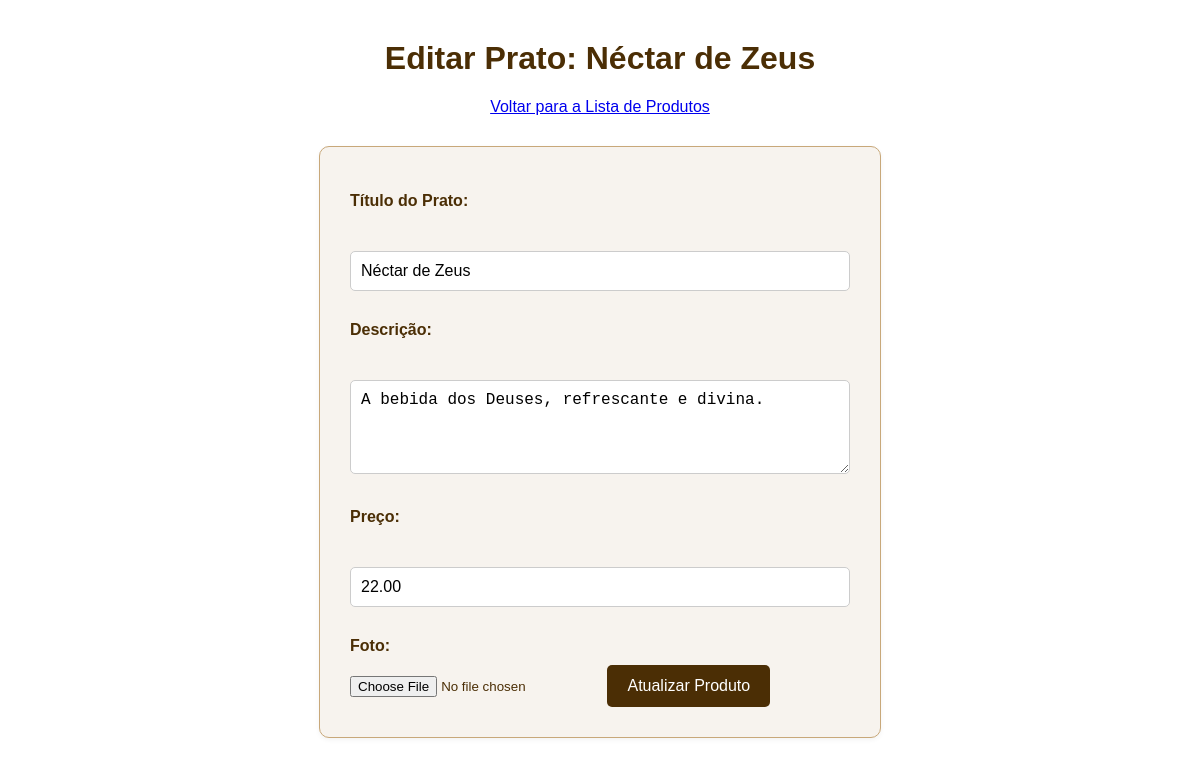
Page /editar_produto.php?id=2 (signed in) on the committed database.
### tables this page shows
CREATE TABLE IF NOT EXISTS produto (
    id INT AUTO_INCREMENT PRIMARY KEY,
    titulo VARCHAR(100) NOT NULL,
    descricao TEXT NOT NULL,
    preco DECIMAL(10, 2) NOT NULL, 
    foto VARCHAR(255)
);

### editar_produto.php (the view, shortened to what this page needs)
<?php
include("conexao.php");
$id_produto = filter_input(INPUT_GET, 'id', FILTER_VALIDATE_INT);
$sql_select = "SELECT titulo, descricao, preco, foto FROM produto WHERE id = ?";
$stmt_select = $pdo->prepare($sql_select);
$stmt_select->execute([$id_produto]);
$produto = $stmt_select->fetch(PDO::FETCH_ASSOC);
?>
<!DOCTYPE html>
<html lang="pt-br">
<head>
    <link rel="stylesheet" href="style.css">
</head>
<body>
    <h1>Editar Prato: <?= htmlspecialchars($produto['titulo']) ?></h1>
    <a href="admin_produtos.php">Voltar para a Lista de Produtos</a>
    <form method="POST">
        <label for="titulo">Título do Prato:</label><br><br>
        <input type="text" name="titulo" value="<?= htmlspecialchars($produto['titulo']) ?>" required><br>
        <label for="descricao">Descrição:</label><br><br>
        <textarea name="descricao" rows="4" required><?= htmlspecialchars($produto['descricao']) ?></textarea><br>
        <label for="preco">Preço:</label><br><br>
        <input type="text" name="preco" value="<?= number_format($produto['preco'], 2, '.', '') ?>" required><br>
        <label for="foto_path">Foto:</label>
        <input type="file" name="foto_path" placeholder="Ex: arquivos/foto.jpg" value="<?= htmlspecialchars($produto['foto']) ?>">
        <button type="submit">Atualizar Produto</button>
    </form>
</body>
</html>

### style.css (style rules this page uses)
body { font-family: 'Verdana', sans-serif; background-color: #ffffff; color: #4B2E05; margin: 0; padding: 0; text-align: center; }
form { background-color: #f7f3ee; padding: 30px; border: 1px solid #C8A87A; border-radius: 10px; box-shadow: 0 2px 5px rgba(0, 0, 0, 0.05); max-width: 500px; margin: 30px auto; text-align: left; }
label { display: block; margin-top: 15px; font-weight: bold; color: #4B2E05; }
input[type="text"], input[type="email"], input[type="password"], input[type="number"], textarea, select { width: 100%; padding: 10px; margin-top: 5px; margin-bottom: 15px; border: 1px solid #ccc; border-radius: 5px; box-sizing: border-box; font-size: 16px; transition: border-color 0.3s; }
button[type="submit"] { background-color: #4B2E05; color: #fff; padding: 12px 20px; border: none; border-radius: 5px; cursor: pointer; font-size: 16px; margin-top: 10px; transition: background-color 0.2s; }
body > h1 { margin-top: 40px; }

### rows in the picture
produto: titulo "Néctar de Zeus", descricao "A bebida dos Deuses, refrescante e divina.", preco "22.00"
